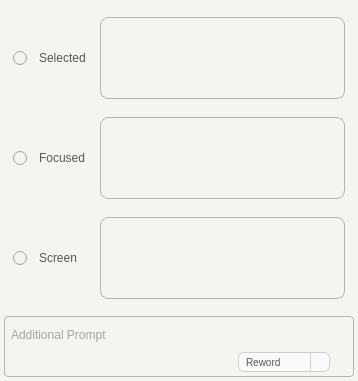
<?xml version="1.0" encoding="UTF-8"?>
<ui version="4.0">
 <class>PromptEntry</class>
 <widget class="QWidget" name="PromptEntry">
  <property name="windowModality">
   <enum>Qt::WindowModality::NonModal</enum>
  </property>
  <property name="enabled">
   <bool>true</bool>
  </property>
  <property name="geometry">
   <rect>
    <x>0</x>
    <y>0</y>
    <width>358</width>
    <height>381</height>
   </rect>
  </property>
  <property name="sizePolicy">
   <sizepolicy hsizetype="Preferred" vsizetype="Preferred">
    <horstretch>0</horstretch>
    <verstretch>0</verstretch>
   </sizepolicy>
  </property>
  <property name="windowTitle">
   <string>AI-Tools</string>
  </property>
  <property name="styleSheet">
   <string notr="true">background-color:rgb(246, 244, 240);
color: rgb(86, 87, 89);
</string>
  </property>
  <layout class="QVBoxLayout" name="verticalLayout_2" stretch="5,1">
   <property name="spacing">
    <number>4</number>
   </property>
   <property name="leftMargin">
    <number>4</number>
   </property>
   <property name="topMargin">
    <number>4</number>
   </property>
   <property name="rightMargin">
    <number>4</number>
   </property>
   <property name="bottomMargin">
    <number>4</number>
   </property>
   <item>
    <widget class="QFrame" name="Context">
     <property name="styleSheet">
      <string notr="true">border: none;</string>
     </property>
     <property name="frameShape">
      <enum>QFrame::Shape::StyledPanel</enum>
     </property>
     <property name="frameShadow">
      <enum>QFrame::Shadow::Raised</enum>
     </property>
     <layout class="QVBoxLayout" name="verticalLayout_3" stretch="1,1,1">
      <property name="spacing">
       <number>0</number>
      </property>
      <property name="leftMargin">
       <number>0</number>
      </property>
      <property name="topMargin">
       <number>4</number>
      </property>
      <property name="rightMargin">
       <number>0</number>
      </property>
      <property name="bottomMargin">
       <number>4</number>
      </property>
      <item>
       <widget class="QFrame" name="SelectedFrame">
        <property name="styleSheet">
         <string notr="true"/>
        </property>
        <property name="frameShape">
         <enum>QFrame::Shape::StyledPanel</enum>
        </property>
        <layout class="QHBoxLayout" name="SelectedLayout" stretch="0,0,1">
         <property name="spacing">
          <number>-1</number>
         </property>
         <item>
          <widget class="QRadioButton" name="IncludeSelected">
           <property name="text">
            <string/>
           </property>
          </widget>
         </item>
         <item>
          <widget class="QLabel" name="label">
           <property name="minimumSize">
            <size>
             <width>55</width>
             <height>0</height>
            </size>
           </property>
           <property name="styleSheet">
            <string notr="true"/>
           </property>
           <property name="text">
            <string>Selected</string>
           </property>
          </widget>
         </item>
         <item>
          <widget class="QTextEdit" name="SelectedText">
           <property name="sizePolicy">
            <sizepolicy hsizetype="Preferred" vsizetype="Preferred">
             <horstretch>0</horstretch>
             <verstretch>0</verstretch>
            </sizepolicy>
           </property>
           <property name="minimumSize">
            <size>
             <width>0</width>
             <height>70</height>
            </size>
           </property>
           <property name="maximumSize">
            <size>
             <width>16777215</width>
             <height>16777215</height>
            </size>
           </property>
           <property name="styleSheet">
            <string notr="true">border: 1px solid rgb(180, 179, 178);
border-radius: 8px;</string>
           </property>
           <property name="sizeAdjustPolicy">
            <enum>QAbstractScrollArea::SizeAdjustPolicy::AdjustIgnored</enum>
           </property>
           <property name="readOnly">
            <bool>false</bool>
           </property>
          </widget>
         </item>
        </layout>
       </widget>
      </item>
      <item>
       <widget class="QFrame" name="WindowFrame">
        <property name="styleSheet">
         <string notr="true"/>
        </property>
        <property name="frameShape">
         <enum>QFrame::Shape::StyledPanel</enum>
        </property>
        <layout class="QHBoxLayout" name="horizontalLayout_3" stretch="0,0,1">
         <item>
          <widget class="QRadioButton" name="IncludeFocused">
           <property name="text">
            <string/>
           </property>
          </widget>
         </item>
         <item>
          <widget class="QLabel" name="label_2">
           <property name="minimumSize">
            <size>
             <width>55</width>
             <height>0</height>
            </size>
           </property>
           <property name="styleSheet">
            <string notr="true"/>
           </property>
           <property name="text">
            <string>Focused</string>
           </property>
          </widget>
         </item>
         <item>
          <widget class="QScrollArea" name="WindowScroll">
           <property name="minimumSize">
            <size>
             <width>0</width>
             <height>70</height>
            </size>
           </property>
           <property name="styleSheet">
            <string notr="true">QScrollArea {
	border: 1px solid rgb(180, 179, 178);
	border-radius: 8px;
	padding: 8px;
}</string>
           </property>
           <property name="widgetResizable">
            <bool>true</bool>
           </property>
           <widget class="QWidget" name="WindowScrollContents">
            <property name="geometry">
             <rect>
              <x>0</x>
              <y>0</y>
              <width>214</width>
              <height>58</height>
             </rect>
            </property>
            <property name="sizePolicy">
             <sizepolicy hsizetype="Preferred" vsizetype="Preferred">
              <horstretch>0</horstretch>
              <verstretch>0</verstretch>
             </sizepolicy>
            </property>
            <layout class="QHBoxLayout" name="horizontalLayout_4">
             <property name="spacing">
              <number>0</number>
             </property>
             <property name="leftMargin">
              <number>0</number>
             </property>
             <property name="topMargin">
              <number>0</number>
             </property>
             <property name="rightMargin">
              <number>0</number>
             </property>
             <property name="bottomMargin">
              <number>0</number>
             </property>
             <item>
              <widget class="QLabel" name="WindowImage">
               <property name="sizePolicy">
                <sizepolicy hsizetype="Preferred" vsizetype="Preferred">
                 <horstretch>0</horstretch>
                 <verstretch>0</verstretch>
                </sizepolicy>
               </property>
               <property name="minimumSize">
                <size>
                 <width>0</width>
                 <height>50</height>
                </size>
               </property>
               <property name="styleSheet">
                <string notr="true"/>
               </property>
               <property name="text">
                <string/>
               </property>
               <property name="scaledContents">
                <bool>false</bool>
               </property>
               <property name="alignment">
                <set>Qt::AlignmentFlag::AlignCenter</set>
               </property>
               <property name="indent">
                <number>0</number>
               </property>
              </widget>
             </item>
            </layout>
           </widget>
          </widget>
         </item>
        </layout>
       </widget>
      </item>
      <item>
       <widget class="QFrame" name="ScreenFrame">
        <property name="styleSheet">
         <string notr="true"/>
        </property>
        <property name="frameShape">
         <enum>QFrame::Shape::StyledPanel</enum>
        </property>
        <property name="frameShadow">
         <enum>QFrame::Shadow::Raised</enum>
        </property>
        <layout class="QHBoxLayout" name="horizontalLayout_2" stretch="0,0,0">
         <item>
          <widget class="QRadioButton" name="IncludeScreen">
           <property name="text">
            <string/>
           </property>
          </widget>
         </item>
         <item>
          <widget class="QLabel" name="label_3">
           <property name="minimumSize">
            <size>
             <width>55</width>
             <height>0</height>
            </size>
           </property>
           <property name="styleSheet">
            <string notr="true"/>
           </property>
           <property name="text">
            <string>Screen</string>
           </property>
          </widget>
         </item>
         <item>
          <widget class="QScrollArea" name="ScreenScroll">
           <property name="minimumSize">
            <size>
             <width>0</width>
             <height>70</height>
            </size>
           </property>
           <property name="styleSheet">
            <string notr="true">QScrollArea {
	border: 1px solid rgb(180, 179, 178);
	border-radius: 8px;
	padding: 8px;
}</string>
           </property>
           <property name="widgetResizable">
            <bool>true</bool>
           </property>
           <widget class="QWidget" name="ScreenScrollContents">
            <property name="geometry">
             <rect>
              <x>0</x>
              <y>0</y>
              <width>214</width>
              <height>58</height>
             </rect>
            </property>
            <layout class="QHBoxLayout" name="horizontalLayout_5">
             <property name="spacing">
              <number>0</number>
             </property>
             <property name="leftMargin">
              <number>0</number>
             </property>
             <property name="topMargin">
              <number>0</number>
             </property>
             <property name="rightMargin">
              <number>0</number>
             </property>
             <property name="bottomMargin">
              <number>0</number>
             </property>
             <item>
              <widget class="QLabel" name="ScreenImage">
               <property name="sizePolicy">
                <sizepolicy hsizetype="Preferred" vsizetype="Preferred">
                 <horstretch>0</horstretch>
                 <verstretch>0</verstretch>
                </sizepolicy>
               </property>
               <property name="minimumSize">
                <size>
                 <width>0</width>
                 <height>50</height>
                </size>
               </property>
               <property name="styleSheet">
                <string notr="true"/>
               </property>
               <property name="text">
                <string/>
               </property>
               <property name="scaledContents">
                <bool>false</bool>
               </property>
               <property name="alignment">
                <set>Qt::AlignmentFlag::AlignCenter</set>
               </property>
               <property name="indent">
                <number>0</number>
               </property>
              </widget>
             </item>
            </layout>
           </widget>
          </widget>
         </item>
        </layout>
       </widget>
      </item>
     </layout>
    </widget>
   </item>
   <item>
    <widget class="QFrame" name="Prompt">
     <property name="sizePolicy">
      <sizepolicy hsizetype="Preferred" vsizetype="Preferred">
       <horstretch>0</horstretch>
       <verstretch>0</verstretch>
      </sizepolicy>
     </property>
     <property name="styleSheet">
      <string notr="true">border: 1px solid rgb(180, 179, 178);
border-radius: 4px;
padding-left: 2px;</string>
     </property>
     <property name="frameShape">
      <enum>QFrame::Shape::StyledPanel</enum>
     </property>
     <property name="frameShadow">
      <enum>QFrame::Shadow::Raised</enum>
     </property>
     <layout class="QVBoxLayout" name="verticalLayout" stretch="2,1">
      <property name="spacing">
       <number>0</number>
      </property>
      <property name="leftMargin">
       <number>0</number>
      </property>
      <property name="topMargin">
       <number>0</number>
      </property>
      <property name="rightMargin">
       <number>0</number>
      </property>
      <property name="bottomMargin">
       <number>4</number>
      </property>
      <item>
       <widget class="QLineEdit" name="PromptEdit">
        <property name="sizePolicy">
         <sizepolicy hsizetype="Expanding" vsizetype="Ignored">
          <horstretch>0</horstretch>
          <verstretch>0</verstretch>
         </sizepolicy>
        </property>
        <property name="minimumSize">
         <size>
          <width>0</width>
          <height>30</height>
         </size>
        </property>
        <property name="styleSheet">
         <string notr="true">border: none;</string>
        </property>
        <property name="placeholderText">
         <string>Additional Prompt</string>
        </property>
       </widget>
      </item>
      <item>
       <layout class="QHBoxLayout" name="horizontalLayout">
        <item>
         <spacer name="horizontalSpacer">
          <property name="orientation">
           <enum>Qt::Orientation::Horizontal</enum>
          </property>
          <property name="sizeType">
           <enum>QSizePolicy::Policy::Expanding</enum>
          </property>
          <property name="sizeHint" stdset="0">
           <size>
            <width>0</width>
            <height>5</height>
           </size>
          </property>
         </spacer>
        </item>
        <item>
         <widget class="QComboBox" name="ToolSelector">
          <property name="sizePolicy">
           <sizepolicy hsizetype="Preferred" vsizetype="Ignored">
            <horstretch>0</horstretch>
            <verstretch>0</verstretch>
           </sizepolicy>
          </property>
          <property name="minimumSize">
           <size>
            <width>0</width>
            <height>20</height>
           </size>
          </property>
          <property name="maximumSize">
           <size>
            <width>16777215</width>
            <height>20</height>
           </size>
          </property>
          <property name="layoutDirection">
           <enum>Qt::LayoutDirection::LeftToRight</enum>
          </property>
          <property name="styleSheet">
           <string notr="true">QComboBox {
	combobox-popup: 0;
	background: #FAFAFA;
	border: 1px solid #D0D0D0;
	border-radius: 6px;
	padding-right: 28px;
	padding-left: 7px;
	selection-background-color: #007AFF;
	font-size: 10px;
}
QComboBox:hover  { background:#FFFFFF; border-color:#A0A0A0; }
QComboBox:focus  { border-color:#007AFF; }

QComboBox::drop-down {
	subcontrol-origin: padding;
	subcontrol-position: center right;
	width: 18px;
	border-left: 1px solid #D0D0D0;
}
QComboBox::down-arrow {
	image: url(&quot;:/assets/chevron-down.png&quot;);
	width: 12px; height: 12px;
}

QComboBox QAbstractItemView {
	background:#FFFFFF;
	border:1px solid #D0D0D0;
	border-radius:6px;
	padding:4px 0;
	margin:0;
	font-size: 10px;
}

QComboBox QAbstractItemView::item
{
	border-radius: 4px;
}

QComboBox QAbstractItemView::item:selected
{
	background:#007AFF;
	color:#FFFFFF;
}</string>
          </property>
          <property name="editable">
           <bool>false</bool>
          </property>
          <property name="frame">
           <bool>true</bool>
          </property>
          <item>
           <property name="text">
            <string>Reword</string>
           </property>
          </item>
          <item>
           <property name="text">
            <string>Create</string>
           </property>
          </item>
          <item>
           <property name="text">
            <string>Ask</string>
           </property>
          </item>
         </widget>
        </item>
        <item>
         <widget class="QToolButton" name="Send">
          <property name="sizePolicy">
           <sizepolicy hsizetype="Preferred" vsizetype="Ignored">
            <horstretch>0</horstretch>
            <verstretch>0</verstretch>
           </sizepolicy>
          </property>
          <property name="minimumSize">
           <size>
            <width>0</width>
            <height>0</height>
           </size>
          </property>
          <property name="maximumSize">
           <size>
            <width>16777215</width>
            <height>20</height>
           </size>
          </property>
          <property name="styleSheet">
           <string notr="true">QToolButton {
	padding: 2px;
	border-radius: 2px;
	border: none;
	background-color: rgba(255, 255, 255, 0);	
}
QToolButton:hover {
	padding: 2px;
	border-radius: 2px;
	border: none;
	background-color: rgba(230, 232, 232, 128);
}</string>
          </property>
          <property name="text">
           <string/>
          </property>
          <property name="icon">
           <iconset resource="../../assets/ToolWindow.qrc">
            <normaloff>:/assets/send.png</normaloff>:/assets/send.png</iconset>
          </property>
          <property name="iconSize">
           <size>
            <width>16</width>
            <height>16</height>
           </size>
          </property>
         </widget>
        </item>
       </layout>
      </item>
     </layout>
    </widget>
   </item>
  </layout>
 </widget>
 <resources>
  <include location="../../assets/ToolWindow.qrc"/>
 </resources>
 <connections/>
</ui>
